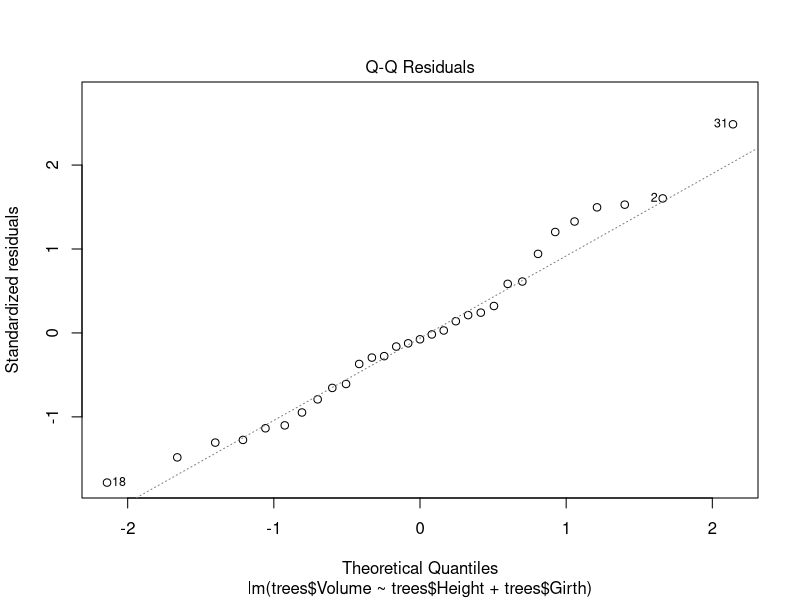
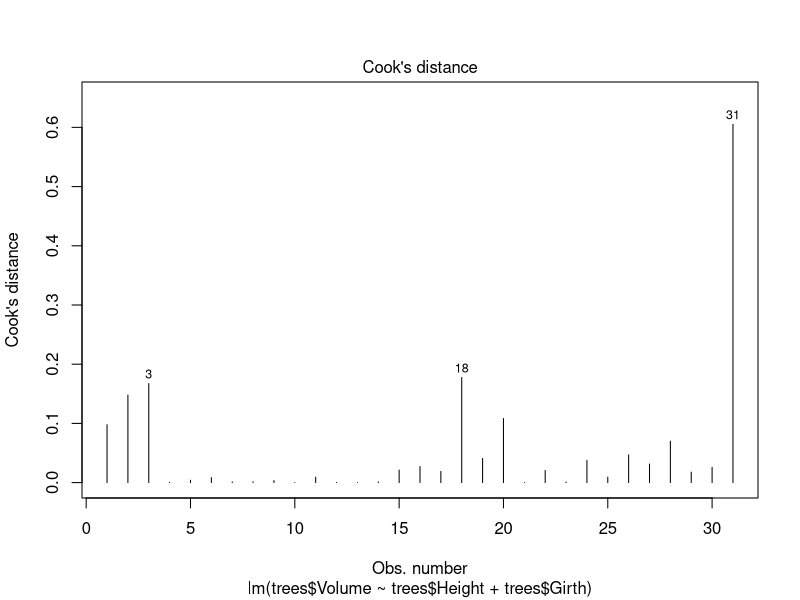

R code for these plots, in order:
# Quiz 1 Practice
# 3
data(trees)
head(trees)
md <- lm(trees$Volume ~ trees$Height)

# a, b
md

smr <- summary(md)
anv <- anova(md)

# c
sqrt(anv["Mean Sq"])
smr$sigma
sd(md$residuals) # n instead of n-2

# 4
md <- lm(trees$Volume ~ trees$Height + trees$Girth)
smr <- summary(md)
anv <- anova(md)

# a
anv["Mean Sq"]
anv["Sum Sq"] / anv["Df"]

# b
smr$r.squared

# c
plot(md, 2) # normal QQ plot close to linear

# d
scale(md$residuals)
plot(md, 4) # standard error: 3.75

# e
md$fitted.values[15]
md$residuals[15]


# Quiz 1
data(swiss)
head(swiss)

# q5
cor(swiss)

# q6
md <- lm(swiss$Fertility ~ swiss$Infant.Mortality)
md
smr <- summary(md)
smr
anv <- anova(md)
sqrt(anv["Mean Sq"])
md$fitted.values[37]
md$residuals[37]

# q7
data <- swiss[c(1, 2, 3, 6)]
md <- lm(data = data, Fertility ~ .)
md <- lm(swiss$Fertility ~  swiss$Agriculture +
                            swiss$Examination +
                            swiss$Infant.Mortality)
md
smr <- summary(md)
smr
anv <- anova(md)
new <- data.frame(Agriculture = 39.7, Examination = 5, Infant.Mortality = 20.2)
ci <- predict(md,
        level = 0.95, # this is the default, can drop
        newdata = new,
        interval = "confidence")
View(ci)
